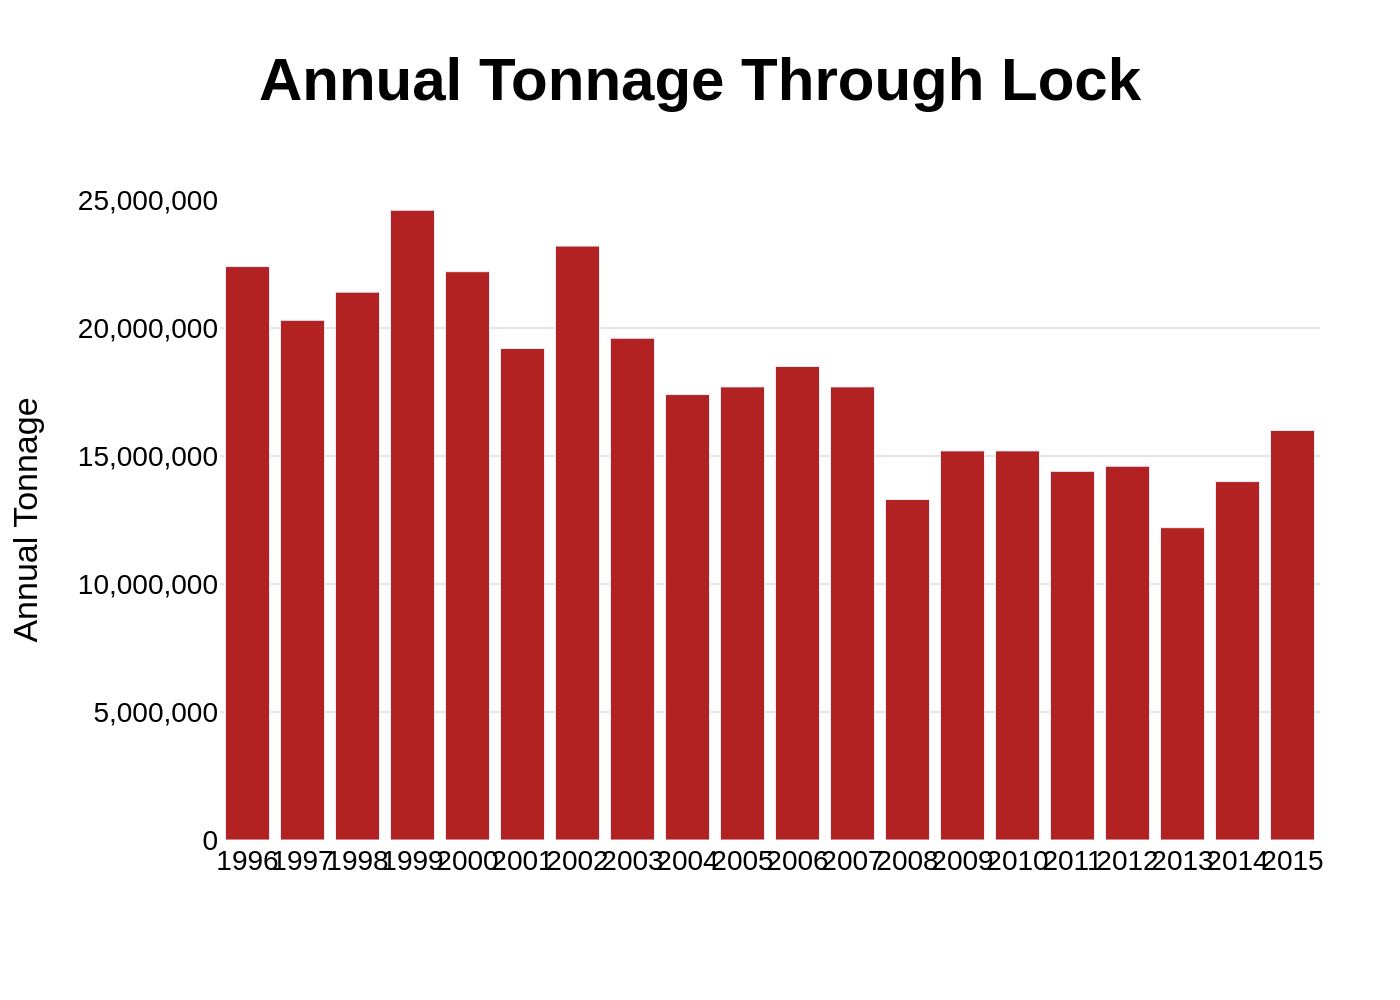

Reproduce this figure in Python.
import sys
import json
import pathlib
import plotly.graph_objects as go

# Check for command-line argument
if len(sys.argv) != 2:
    print(f"Usage: {sys.argv[0]} <json_file_path>")
    sys.exit(1)

# Get file paths
json_file_path = pathlib.Path(sys.argv[1])
if not json_file_path.is_file():
    print(f"Error: File not found at {json_file_path}")
    sys.exit(1)

output_image_path = json_file_path.with_suffix(".png")

# Load data from JSON
with open(json_file_path, 'r', encoding='utf-8') as f:
    chart_info = json.load(f)

chart_data = chart_info["chart_data"]
texts = chart_info["texts"]
colors = chart_info["colors"]

# Create figure
fig = go.Figure()

# Add traces from chart_data
for i, series in enumerate(chart_data):
    fig.add_trace(go.Bar(
        x=series['x'],
        y=series['y'],
        name=series.get('name', ''),
        marker_color=colors[i % len(colors)]
    ))

# Update layout
fig.update_layout(
    title_text=texts.get("title", ""),
    title_x=0.5,
    title_font=dict(
        family="Arial",
        size=30,
        color="black",
    ),
    yaxis_title_text=texts.get("y_axis_title", ""),
    xaxis_title_text=texts.get("x_axis_title", ""),
    font=dict(
        family="Arial",
        size=14,
        color="black"
    ),
    plot_bgcolor='white',
    paper_bgcolor='white',
    showlegend=False,
    margin=dict(l=100, r=40, t=100, b=80),
    yaxis=dict(
        showgrid=True,
        gridcolor='#e5e5e5',
        range=[0, 25000000],
        tickformat=','
    ),
    xaxis=dict(
        showgrid=False,
        tickangle=0,
        type='category' # Ensures all x-axis labels are shown
    )
)

# Set bold title font using update_traces or direct layout property update
fig.update_layout(
    title_font_weight="bold"
)

# Write image to file
fig.write_image(output_image_path, scale=2)

print(f"Chart saved to {output_image_path}")
